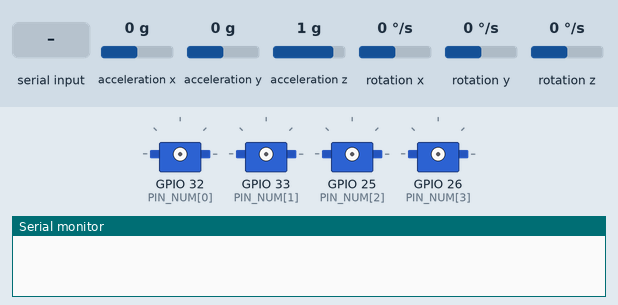
This sketch was run on a simulated ESP32. Parts: 4 × servo, the last lines printed to the serial monitor. Wiring (inferred from the names in the program): MPU-6050 motion sensor at I2C address 0x68. The inputs (shaded band) are chosen by the test bench; at power-on: acceleration x 0 g, rotation y 0 °/s, rotation z 0 °/s, acceleration y 0 g, acceleration z 1 g, rotation x 0 °/s. Nothing arrives over Bluetooth unless stated.

Above: at 0.8 s.
0.9 s: "2" received over the second serial link
At 2.9 s:
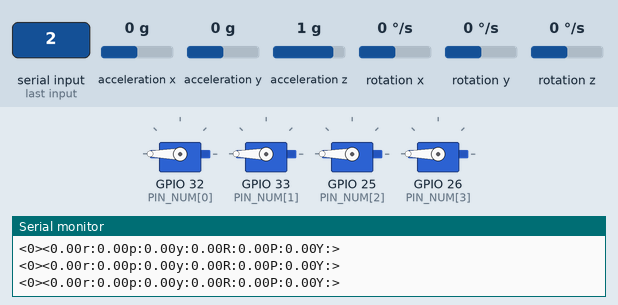
3.5 s: "3" received over the second serial link
At 4.9 s:
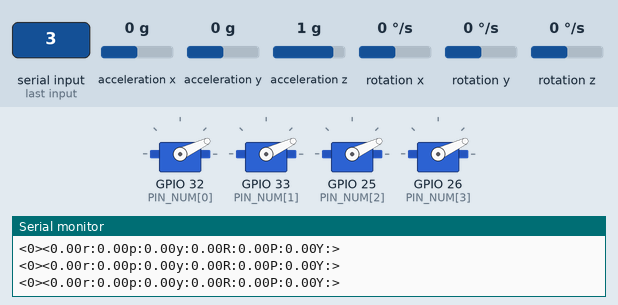
6.0 s: acceleration x set to -1.4 g
At 7.3 s:
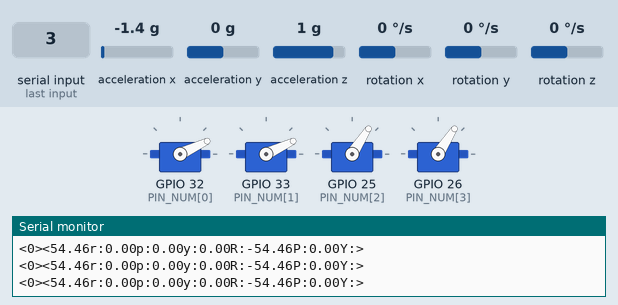
7.7 s: rotation y set to 183 °/s
At 8.9 s:
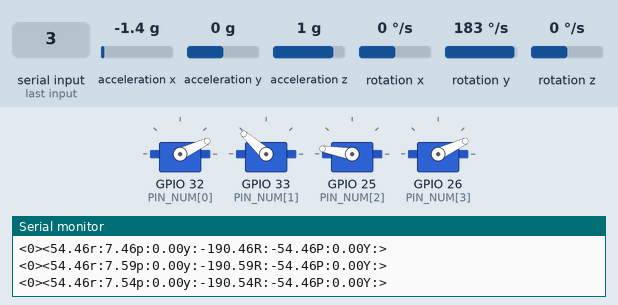
10.7 s: rotation z set to -192 °/s
At 12.5 s:
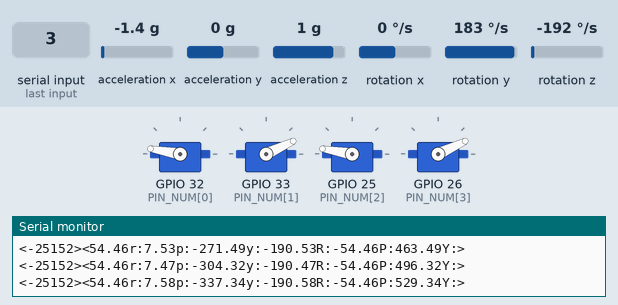
13.3 s: rotation z set to 100 °/s
At 15.3 s:
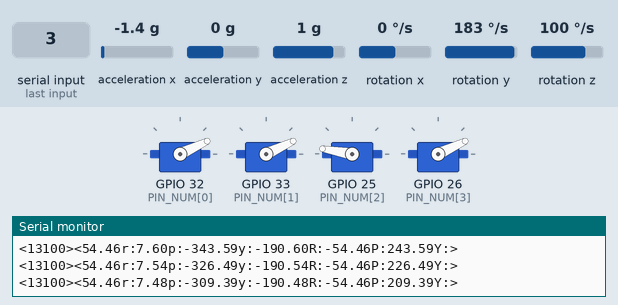
Timing chart, 0 to 19.1 s (numbered marks = the images above; inputs shaded):
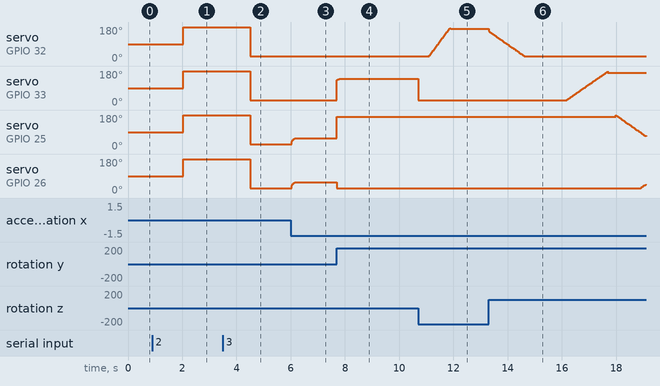

The sketch:

drone_.ino
```cpp
#include <ESP32Servo.h> //라이브러리 불러오기
#include "BluetoothSerial.h"
#include <Wire.h>

#if !defined(CONFIG_BT_ENABLED) || !defined(CONFIG_BLUEDROID_ENABLED)
#error Bluetooth is not enabled! Please run `make menuconfig` to and enable it
#endif
#define X 0
#define Y 1
#define Z 2
#define PITCH 0
#define ROLL 1
#define YAW 2
#define NORMAL_MODE 1
#define CALIBRATION_MODE 2
#define STOP_MODE 3

typedef struct
{
  float target_angle = 0.0;
  float angle_in = 0.0;
  float rate_in;
  float stabilize_kp = 1;
  float stabilize_ki = 0;
  float rate_kp = 1;
  float rate_ki = 0;
  float stabilize_iterm;
  float rate_iterm;
  float final_output;
}DataForPID;

BluetoothSerial SerialBT;
Servo* bldc;
// 모터의 핀 번호
int PIN_NUM[4] = {32, 33, 25, 26};
// mpu센서의 주소값 - i2c 통신을 위해선 슬레이브 주소가 필요함
const int MPU_addr = 0x68;
// 센서에서 받아올 데이터를 이 변수들에 저장한다. raw data
int16_t Ac[3]; // 측정값이 들어갈 변수
int16_t Gy[3]; // 측정값이 들어갈 변수
int16_t Tmp;
float dt; // 센서 값 계산을 위해서 delta time을 계산해야한다. 그 값을 담기 위한 변수

// 가속도와 자이로 값을 상보필터에 적용시키기 위하여 단위를 통일해야 한다.
float accel_angle[3]; // 단위가 적용된 가속도값
float filtered_angle[3]; // 상보필터 적용된 각도
float baseAc[3];
float baseGy[3];
float gyro[3]; // 단위가 적용된 자이로

unsigned long t_now, t_prev; // 시간 측정을 위한 변수
float throttle = 180.0;
float motorA_speed, motorB_speed, motorC_speed, motorD_speed;
float base_target_angle[3];

DataForPID dataForPid[3];
int cnt = 0;
int Drone_Status = CALIBRATION_MODE;

void initMPU6050();
void calibAccelGyro();
void initDT();
void initYPR();
void readAccelGyro();
void calcDT(); // 시간 간격 계산
void calcAccelYPR(); // 가속도 센서 처리 루틴
void calcGyroYPR();
void calcFilteredYPR();
void calcYPRtoDualPID();
void calcMotorSpeed();
void CheckSerialCommand(char command);
void RunMotor();
void SendDataToSerial();

void setup()
{
  Wire.begin();
  Serial.begin(115200);

  initMPU6050();
  calibAccelGyro(); // 센서 보정
  initDT(); // 시간 간격 정보 처리
  initYPR();

  bldc = new Servo[4];
  for(int i = 0; i < 4; i++)
  {
    bldc[i].setPeriodHertz(50);
    bldc[i].attach(PIN_NUM[i]);
  }
  SerialBT.begin("ESP32test"); //Bluetooth device name

  while(!SerialBT.available());

  serialFlush();

  SerialBT.println("bluetooth connected");
}


void loop()
{
  // loop for posture
  readAccelGyro();
  calcDT(); // 시간 간격 계산
  calcAccelYPR(); // 가속도 센서 처리 루틴
  calcGyroYPR();
  calcFilteredYPR();
  calcYPRtoDualPID();
  calcMotorSpeed();
  if (Drone_Status == CALIBRATION_MODE)
    RunMotor(throttle);
  else if (Drone_Status == NORMAL_MODE)
    RunMotor();

  cnt++;
  if( cnt % 100 == 0)
  {
    SendDataToSerial();
    cnt = 0;
  }
  // 매번 가속도 센서의 값을 해석해서 rpy에 대한 각도를 구해야 한다.
  // 초음파센서 거리계산
  //Get_Ultrasonic_Distance();
  // loop for posture end

  //
  if (SerialBT.available())
  {
    int temp = SerialBT.parseInt();
    SerialBT.println(temp);
    serialFlush();

    if (temp == 0 || temp == 20 || temp == 180)
    {
      SerialBT.println("CALIB");
      Drone_Status = CALIBRATION_MODE;
      throttle = temp;
    }
    else
    {
      SerialBT.println("NORMAL");
      Drone_Status = NORMAL_MODE;
      throttle = temp;
    }
  }
}
void serialFlush()
{
  while(SerialBT.available() > 0) {
    char t = SerialBT.read();
  }
}
void initMPU6050()
{
  Wire.begin();
  Wire.beginTransmission(MPU_addr);
  Wire.write(0x6B); // pwr -mgmt - 1 레지스터의 주소값
  Wire.write(0);
  Wire.endTransmission(true); // false 시 연결 유지
}

void initDT()
{ t_prev = millis(); }

void calcDT()
{
    t_now = millis();
    dt = (t_now - t_prev) / 1000.0; // 밀리초 단위이기 때문
    t_prev = t_now;
}

void initYPR()
{
  for (int i = 0; i < 10; i++)
  {
    readAccelGyro();
    calcDT();
    calcAccelYPR();
    calcGyroYPR();
    calcFilteredYPR();

    for(int i = 0; i < 3; i++) // ROLL PITCH YAW
      base_target_angle[i] += filtered_angle[i];

    delay(100);
  }

  for(int i = 0; i < 3; i++) // ROLL PITCH YAW
  {
    base_target_angle[i] /= 10;
    dataForPid[i].target_angle = base_target_angle[i];
  }
}

void calcMotorSpeed()
{
  motorA_speed = throttle + dataForPid[YAW].final_output + dataForPid[ROLL].final_output + dataForPid[PITCH].final_output;
  motorB_speed = throttle - dataForPid[YAW].final_output - dataForPid[ROLL].final_output + dataForPid[PITCH].final_output;
  motorC_speed = throttle + dataForPid[YAW].final_output - dataForPid[ROLL].final_output - dataForPid[PITCH].final_output;
  motorD_speed = throttle - dataForPid[YAW].final_output + dataForPid[ROLL].final_output - dataForPid[PITCH].final_output;

  if (motorA_speed <= 25) motorA_speed = 25;
  if (motorB_speed <= 25) motorB_speed = 25;
  if (motorC_speed <= 25) motorC_speed = 25;
  if (motorD_speed <= 25) motorD_speed = 25;
  if (motorA_speed >= 179) motorA_speed = 170;
  if (motorB_speed >= 179) motorB_speed = 170;
  if (motorC_speed >= 179) motorC_speed = 170;
  if (motorD_speed >= 179) motorD_speed = 170;
}
void calcFilteredYPR() //상보필터
{
  const float ALPHA = 0.96;
  float tmp_angle[3]; //임시 각도

  for(int i = 0; i < 3; i++)
  {
    tmp_angle[i] = filtered_angle[i] + gyro[i] * dt;
    // 이전 보정 각도 + 현재 자이로 센서를 이용해 얻은 각도(gyro_x * dt)
  }

  filtered_angle[X] = ALPHA * tmp_angle[X] + (1.0 - ALPHA) * accel_angle[X];
  filtered_angle[Y] = ALPHA * tmp_angle[Y] + (1.0 - ALPHA) * accel_angle[Y];
  filtered_angle[Z] = tmp_angle[Z];
}


void readAccelGyro()
{
  Wire.beginTransmission(MPU_addr);
  Wire.write(0x3B);
  Wire.endTransmission(false);
  Wire.requestFrom(MPU_addr, 14, true);

  for(int i = 0; i < 3; i++)
    Ac[i] = Wire.read() << 8 | Wire.read();

  Tmp = Wire.read() << 8 | Wire.read();

  for(int i = 0; i < 3; i++)
    Gy[i] = Wire.read() << 8 | Wire.read();

}


void calibAccelGyro()
{
  float sumAc[3] = {0.0, };
  float sumGy[3] = {0.0, };

  //가속도 자이로 센서를 읽음
  readAccelGyro();

  //읽어들였으면 이제 읽은 값을 토대로 평균값을 구하면 됨
  for(int i = 0; i < 10; i++)
  {
    readAccelGyro();
    for(int j = 0; j < 3; j++)
    {
      sumAc[j] += Ac[j];
      sumGy[j] += Gy[j];
    }
    delay(100);//0.1초
  }
  //맨 처음 기본 센서 값들을 보여지고 그다음에 평균값을 구하는 함수
  for(int i = 0; i< 3; i++)
  {
    baseAc[i] = sumAc[i] / 10;
    baseGy[i] = sumGy[i] / 10;
  }
}

void RunMotor()
{
  bldc[0].write(motorA_speed);
  bldc[1].write(motorB_speed);
  bldc[2].write(motorC_speed);
  bldc[3].write(motorD_speed);
}

void RunMotor(float throttle)
{
  bldc[0].write(throttle);
  bldc[1].write(throttle);
  bldc[2].write(throttle);
  bldc[3].write(throttle);
}

void RunCalibrationMode()
{
  Drone_Status = CALIBRATION_MODE;
  RunMotor(180.0);
}
void RunStopMode()
{
  Drone_Status = STOP_MODE;
}
void RunNormalMode()
{
    Drone_Status = NORMAL_MODE;
}

void CheckSerialCommand(char command)
{
  SerialBT.write(10);
  switch(command)
  {
    case '2': throttle = 20.0; break;
    case '3': throttle = 30.0; break;
    case '4': throttle = 40.0; break;
    case '5': throttle = 50.0; break;
    case '6': throttle = 60.0; break;
    case '7': throttle = 70.0; break;
    case '8': throttle = 80.0; break;
    case '9': throttle = 90.0; break;
    case 'a': throttle = 100.0; break;
    case 'b': throttle = 110.0; break;
    case 'c': throttle = 120.0; break;
    case 'd': throttle = 130.0; break;
    case 'e': throttle = 140.0; break;
    case 'f': throttle = 150.0; break;
    case 'C': RunCalibrationMode();
    case 'S': RunStopMode();
    case 'N': RunNormalMode();
    default : break;
  }
}

void calcAccelYPR() //가속도 센서 처리 루틴
{
  float accel_x, accel_y, accel_z; //x, y, z 축에 대한 각도 저장 변수
  float accel_xz, accel_yz;
  const float RADIANS_TO_DEGREES = 180 / 3.14159;

  accel_x = Ac[X] - baseAc[X];
  accel_y = Ac[Y] - baseAc[Y];
  accel_z = Ac[Z] + (16384 - baseAc[Z]);

  accel_yz = sqrt(pow(accel_y, 2) + pow(accel_z, 2));
  accel_angle[X] = atan(-accel_x / accel_yz)*RADIANS_TO_DEGREES;

  accel_xz = sqrt(pow(accel_x, 2) + pow(accel_z, 2));
  accel_angle[Y] = atan(accel_y / accel_xz)*RADIANS_TO_DEGREES;

  accel_angle[Z] = 0;
}

void dualPID(DataForPID& DFP)
{
  float angle_error;
  float desire_rate;
  float rate_error;
  float stabilize_pterm;
  float rate_pterm;

  angle_error = DFP.target_angle - DFP.angle_in;
  stabilize_pterm = DFP.stabilize_kp * angle_error;
  DFP.stabilize_iterm += DFP.stabilize_ki * angle_error *dt;
  desire_rate = stabilize_pterm;
  rate_error = desire_rate - DFP.rate_in;
  rate_pterm = DFP.rate_kp * rate_error;
  DFP.rate_iterm += DFP.rate_ki * rate_error * dt;
  DFP.final_output = rate_pterm + DFP.rate_iterm + DFP.stabilize_iterm;
}


void calcYPRtoDualPID()
{
  for(int i = 0; i < 3; i++)
  {
    dataForPid[i].angle_in = filtered_angle[i];
    dataForPid[i].rate_in = gyro[i];
    dualPID(dataForPid[i]);
  }
}

void calcGyroYPR()
{
  const float GYROXYZ_TO_DEGREES_PER_SEC = 131; // 각속도를 저장하는 변수
  for(int i = 0; i < 3; i++)
  {
    gyro[i] = (Gy[i] - baseGy[i]) / GYROXYZ_TO_DEGREES_PER_SEC;
  }
 // gyro_angle_x += gyro_x * dt;
 // gyro_angle_y += gyro_y * dt;
 // gyro_angle_z += gyro_z * dt;
 /*주석을 하는 이유
  * 이 부분은 자이로 센서 자체적으로 회전각을 구하는 부분,
  * 이제는 PID 제어를 통해 회전각을 구할것이다.
  */
}

void SendDataToSerial()
{

  int g = Gy[Z];
  Serial.print("<");
  Serial.print(g);
  Serial.print(">");
  Serial.print("<");
  Serial.print(filtered_angle[X], 2);
  Serial.print(F("r:"));
  Serial.print(filtered_angle[Y], 2);
  Serial.print(F("p:"));
  Serial.print(filtered_angle[Z], 2);
  Serial.print(F("y:"));

  Serial.print(dataForPid[ROLL].final_output, 2);
  Serial.print(F("R:"));
  Serial.print(dataForPid[PITCH].final_output, 2);
  Serial.print(F("P:"));
  Serial.print(dataForPid[YAW].final_output, 2);
  Serial.print(F("Y:"));
  Serial.println(">");
}
```

Measured:
- after the input at 0.9 s, servo on GPIO 32 (PIN_NUM[0]), servo on GPIO 33 (PIN_NUM[1]), servo on GPIO 25 (PIN_NUM[2]), servo on GPIO 26 (PIN_NUM[3]): 90° → 180° after 1.1 s
- after the input at 3.5 s, servo on GPIO 32 (PIN_NUM[0]), servo on GPIO 33 (PIN_NUM[1]), servo on GPIO 25 (PIN_NUM[2]), servo on GPIO 26 (PIN_NUM[3]): 180° → 25° after 1.0 s
- after the input at 6.0 s, servo on GPIO 25 (PIN_NUM[2]), servo on GPIO 26 (PIN_NUM[3]): 25° → 57° at once
- after the input at 7.7 s, servo on GPIO 25 (PIN_NUM[2]): 57° → 170° at once; servo on GPIO 26 (PIN_NUM[3]): 57° → 25° at once
- after the input at 10.7 s, servo on GPIO 32 (PIN_NUM[0]): rises from 25° to 174° in 0.77 s, then falls to 170° in 0.03 s
- after the input at 13.3 s, servo on GPIO 32 (PIN_NUM[0]): moves from 170° to 25° over 1.3 s, starting at once; servo on GPIO 33 (PIN_NUM[1]): rises from 25° to 178° in 1.5 s, then falls to 170° in 0.01 s; servo on GPIO 26 (PIN_NUM[3]): moves from 25° to 45° over 0.19 s, starting after 5.6 s
